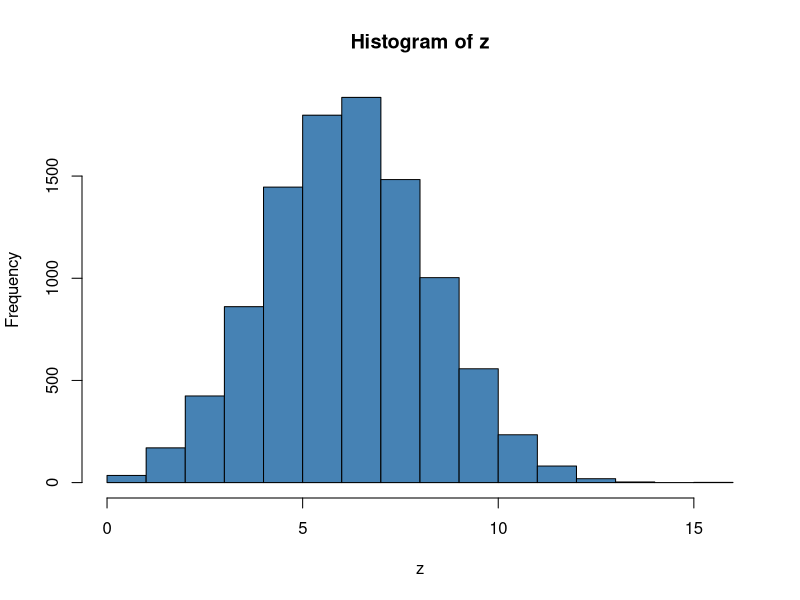
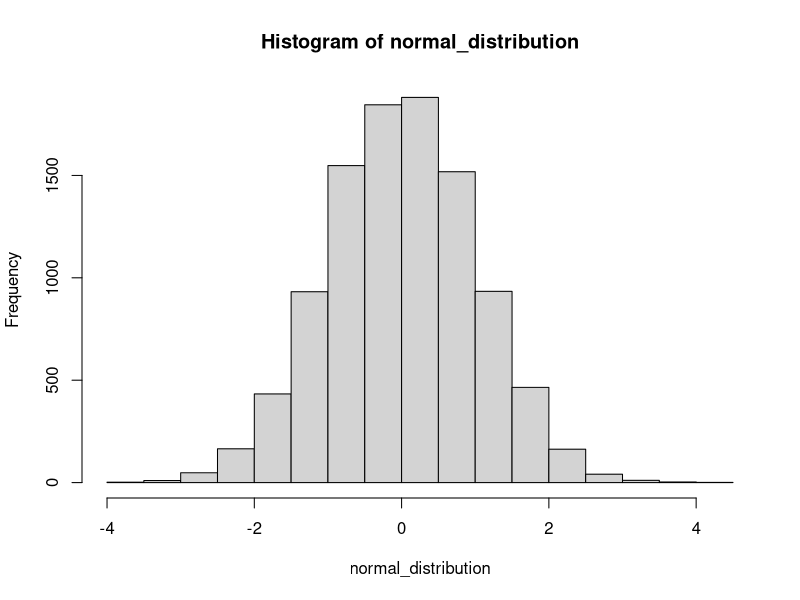
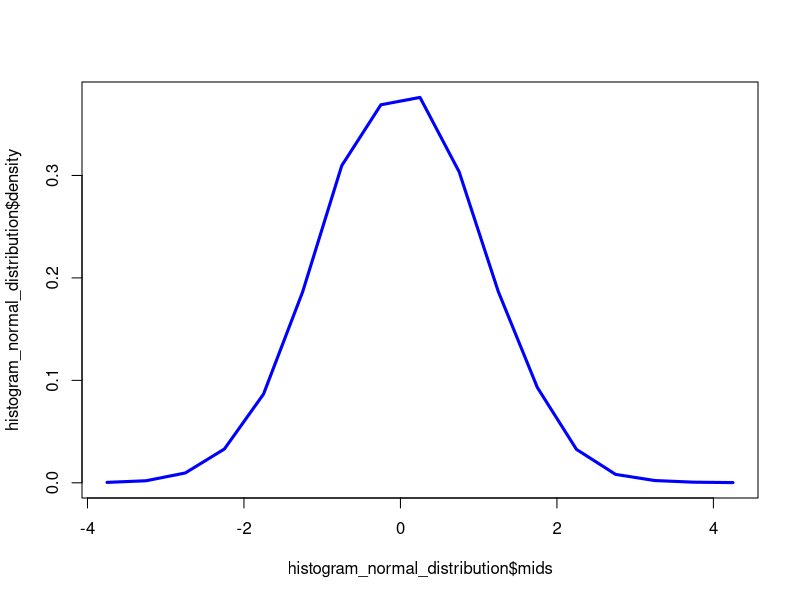
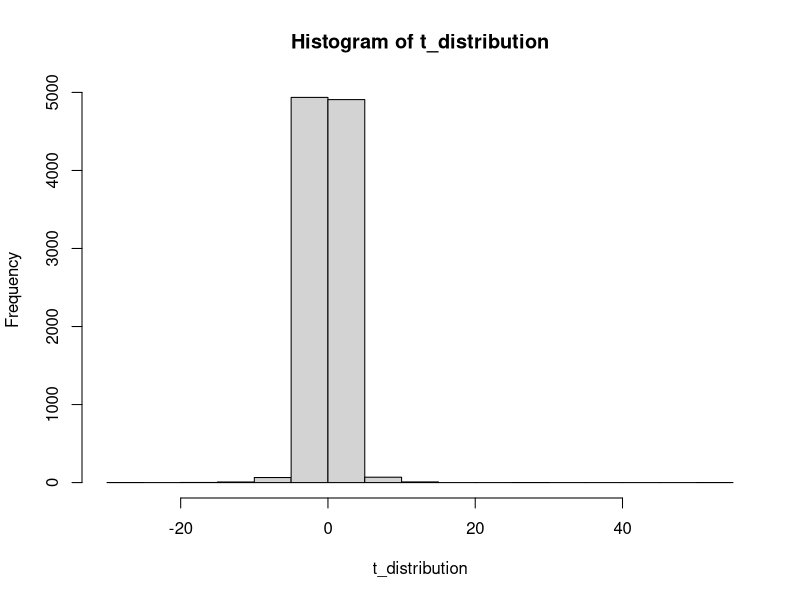
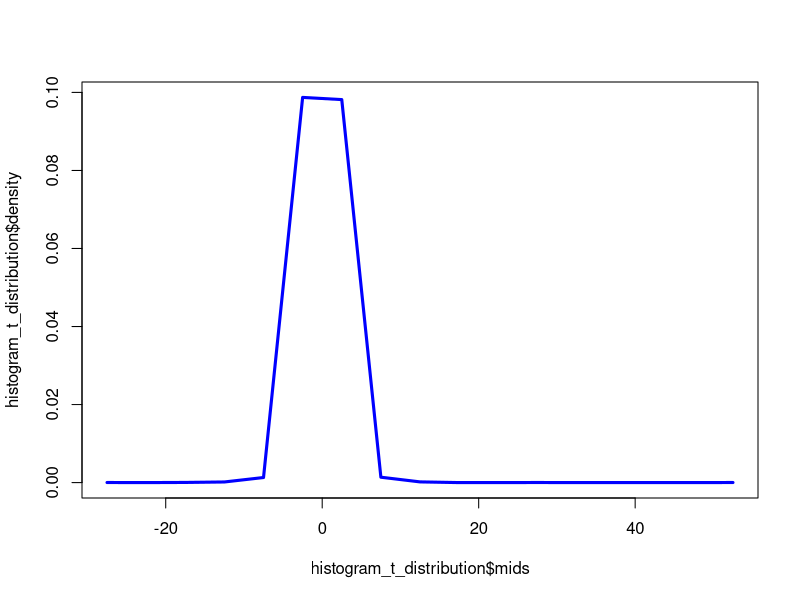
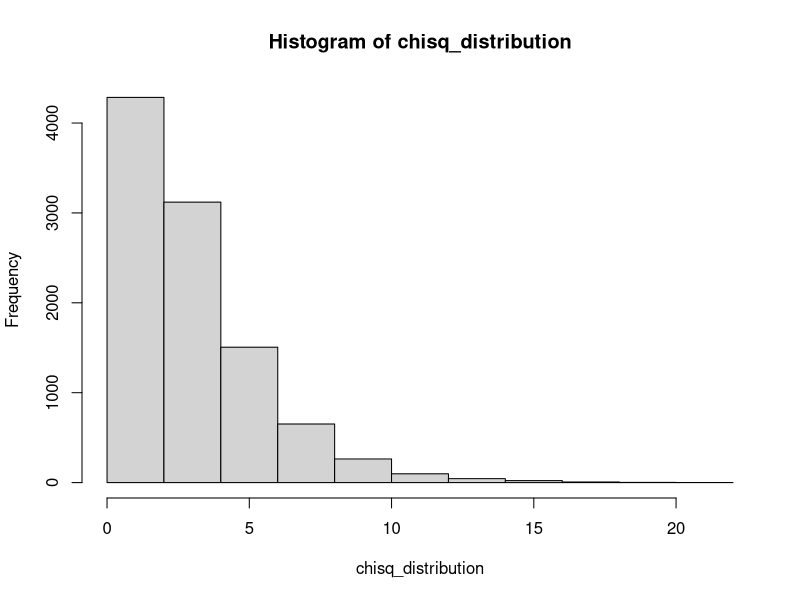
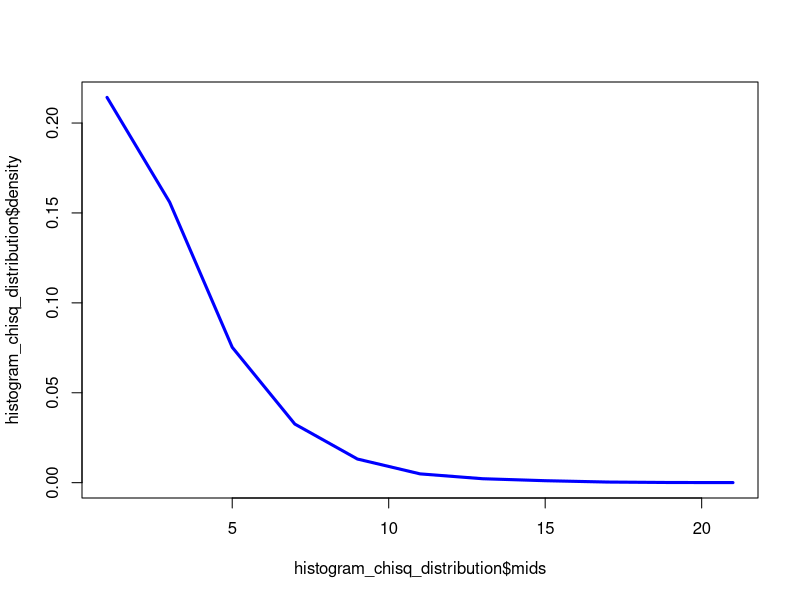
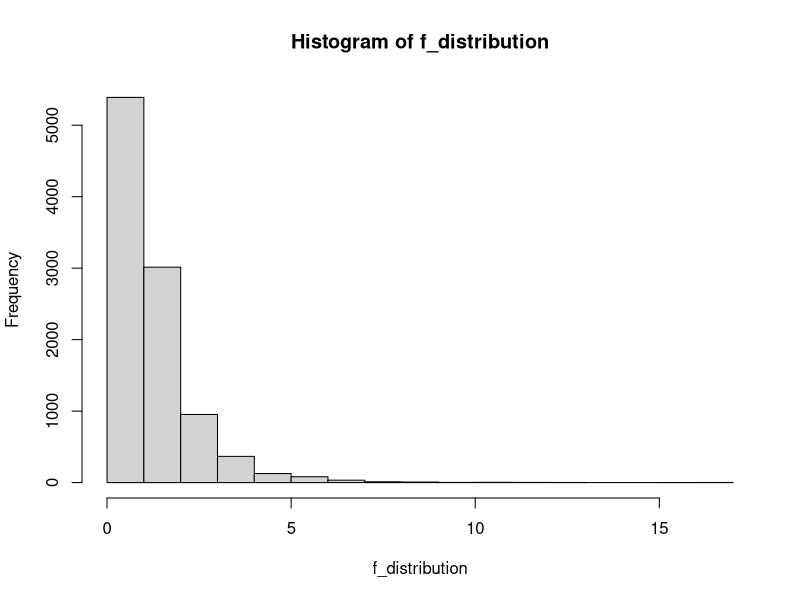

Reproduce these figures in R, in order.
## ---- chunk 1
pants <- data.frame(
   type = c("Blue jeans","Grey jeans","Black jeans","Black suit","Blue tracksuit"),
   label = c("X1", "X2", "X3", "X4", "X5"),
   probability = c(0.5,0.3,0.1,0,0.1))

pants
## ---- chunk 2
#Try plotting a bar graph of all the probabilities above
#barplot(pants$probability, names.arg = pants$type)
## ---- chunk 3
dbinom( x = 4, size = 20, prob = 1/6)
## ---- chunk 4
#Try finding the probability for N = 20 and N=100 trials for a fair coin flip.
#dbinom(x=3, size= 20, prob=1/2)
#dbinom (x=3,size= 100, prob= 1/2)
## ---- chunk 5
#Find the probability of rolling 0 skulls or 1 skull or 2 skulls or 3 skulls or 4 skulls
pbinom( q= 3, size = 20, prob = 1/6)

#Practice - Find probability of getting 0-5 heads in 50 trials of coin flip
#pbinom(q=5, size=50,prob=1/2)
## ---- chunk 6
qbinom( p = 0.566, size = 20, prob = 1/6 )

#Practice - Find the 40th percentile
## ---- chunk 7
z <- rbinom( n = 10000, size = 20, prob = 2/6 )
z
#Let's also plot this and see how it looks
hist(z, col = 'steelblue')
## ---- chunk 8
normal_distribution <- rnorm(10000, mean = 0, sd = 1) 
histogram_normal_distribution <- hist(normal_distribution)
plot(histogram_normal_distribution$mids,histogram_normal_distribution$density, type="l", col="blue", lwd=3)


## ---- chunk 9
dnorm(x=85, mean=80, sd=5)

## ---- chunk 10
pnorm(q = 80, mean = 80, sd = 5)
## ---- chunk 11
qnorm(0.25 ,mean = 0 , sd = 1)
## ---- chunk 12
norm <- rnorm(50, mean = 0, sd = 1) 
shapiro.test(norm)

binom <- rbinom(100, 20, 1/6)
shapiro.test(binom)

## ---- chunk 13
t_distribution <- rt(10000, 3)
histogram_t_distribution <- hist(t_distribution)
plot(histogram_t_distribution$mids,histogram_t_distribution$density, type="l", col="blue", lwd=3)
## ---- chunk 14

norm1 <- rnorm(100, mean = 10, sd = 5)
norm2 <- rnorm(100, mean = 20, sd = 7)
chisqdist <- norm1^2 + norm2^2

chisq_distribution <- rchisq(10000, 3)
histogram_chisq_distribution <- hist(chisq_distribution)
plot(histogram_chisq_distribution$mids,histogram_chisq_distribution$density, type="l", col="blue", lwd=3)
## ---- chunk 15
f_distribution <- rf(10000, 5, 10)
histogram_f_distribution <- hist(f_distribution)
plot(histogram_f_distribution$mids,histogram_f_distribution$density, type="l", col="blue", lwd=3)
